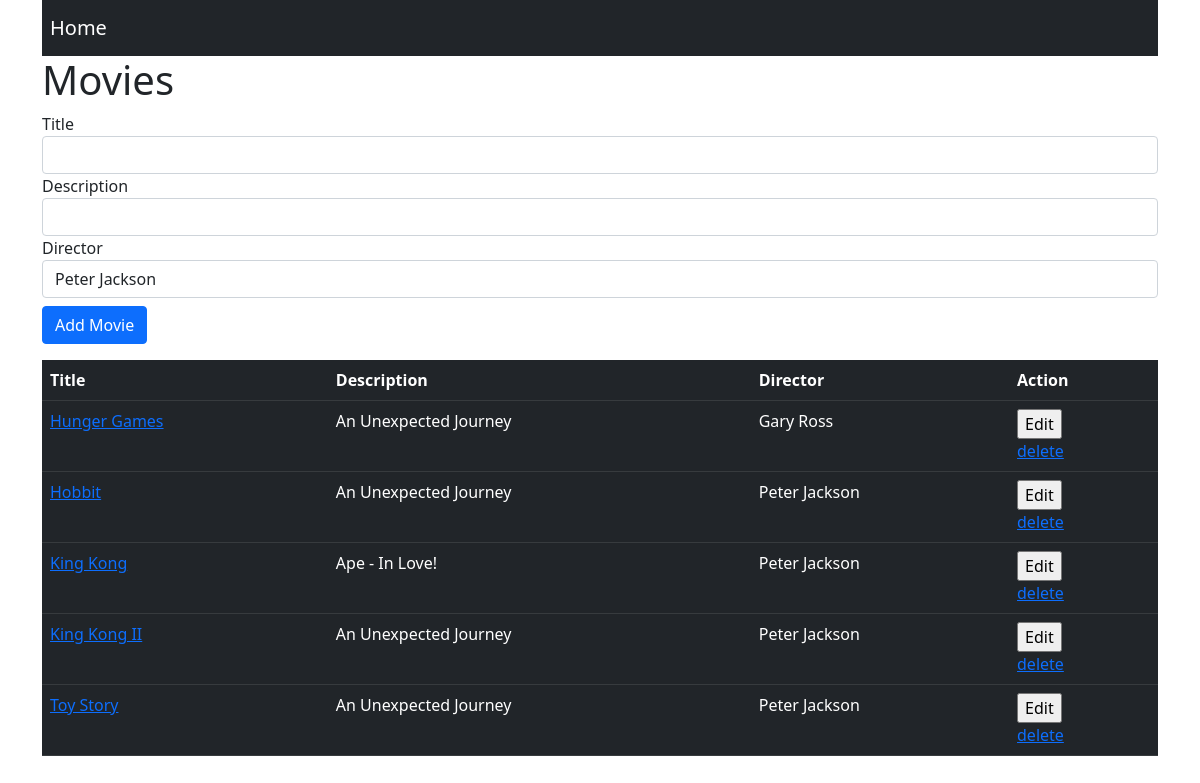
The app's page /movies with its own data.
### movie_app/models.py (models this page shows)
class Movie(models.Model):
    title = models.CharField(max_length=250)
    description=models.CharField(max_length=255)
    director =models.ForeignKey(Director,related_name="movies", on_delete=models.CASCADE)
    created_at = models.DateField(auto_now_add=True)
    updated_at = models.DateField(auto_now=True)
    objects=MovieManager()

class Director(models.Model):
    name = models.CharField(max_length=255)
    created_at = models.DateField(auto_now_add=True)
    updated_at = models.DateField(auto_now=True)

### movie_app/views.py (the view)
# urls.py: path('movies',views.movies),
def movies(request):
    context={
        'directors':Director.objects.all(),
        'movies':Movie.objects.all()
    }
    return render(request,'movies.html',context)

### movie_app/templates/movies.html (shortened to what this page needs)
<!DOCTYPE html>
<html lang="en">
  <head>
    {% load static %}
    <link rel="stylesheet" href="{% static 'style.css' %}" />
    <link
      href="https://cdn.jsdelivr.net/npm/bootstrap@5.0.0-beta3/dist/css/bootstrap.min.css"
      rel="stylesheet"
    />
  </head>
  <body>
    <div class="container">
      <nav class="navbar navbar-dark bg-dark p-2">
        <a class="navbar-brand" href="/">Home</a>
      </nav>
      <h1>Movies</h1>
      <form action="movies/create" method="POST">
        <div class="form-group">
          <label for="">Title</label>
          <input type="text" class="form-control" name="title" />
        </div>
        <div class="form-group">
          <label for="">Description</label>
          <input type="text" class="form-control" name="description" />
        </div>
        <div class="form-group">
          <label for="">Director</label>
          <select name="director" class="form-control" id="">
            {% for director in directors %}
            <option value="{{director.id}}">{{director.name}}</option>
            {% endfor %}
          </select>
        </div>
        <input type="submit" class="btn btn-primary mt-2" value="Add Movie" />
      </form>
      <table class="table table-dark mt-2">
        <tr>
          <th>Title</th>
          <th>Description</th>
          <th>Director</th>
          <th>Action</th>
        </tr>
        {% for movie in movies %}
        <tr>
          <td><a href="/movies/{{movie.id}}">{{ movie.title}}</a></td>
          <td>{{ movie.description }}</td>
          <td>{{ movie.director.name}}</td>
          <td>
            <form action="movies/{{movie.id}}/edit" method="POST">
              <input type="submit" value="Edit" />
            </form>
            <a href="movies/{{movie.id}}/destroy">delete</a>
          </td>
        </tr>
        {% endfor %}
      </table>
    </div>
  </body>
  </html>

### records on screen
Movie: title "Hunger Games", description "An Unexpected Journey", director.name "Gary Ross"
Movie: title "Hobbit", description "An Unexpected Journey", director.name "Peter Jackson"
Movie: title "King Kong", description "Ape - In Love!", director.name "Peter Jackson"
Movie: title "King Kong II", description "An Unexpected Journey", director.name "Peter Jackson"
Movie: title "Toy Story", description "An Unexpected Journey", director.name "Peter Jackson"

### other values on screen
form field director "Peter Jackson"
